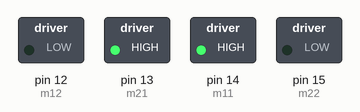
This sketch was run on a simulated Arduino Uno, built with avr-gcc and run on an emulated ATmega328P. On the bench: switched loads named in the sketch (green lamp = pin HIGH).

Above: at 0.1 s.
Timing chart, 0 to 1.6 s (numbered marks = the images above):
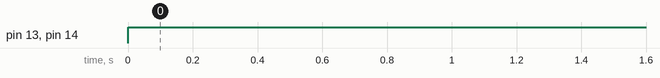

The sketch:

motor_outputs.ino
```cpp
int m11 = 14;   //Motor1 1st output
int m12 = 12;   //Motor1 2nd output
int m21 = 13;   //Motor2 1st output
int m22 = 15;  //Motor2 2nd output

void setup() {
  // initialize digital pin led as an output
  pinMode(m11, OUTPUT);
  pinMode(m12, OUTPUT);
  pinMode(m21, OUTPUT);
  pinMode(m22, OUTPUT);
}

void loop() {
  digitalWrite(m11, HIGH);   // turn the LED on
  digitalWrite(m12, LOW);   // turn the LED off
  digitalWrite(m21, HIGH);   // turn the LED on
  digitalWrite(m22, LOW);   // turn the LED off

}
```

Measured:
- by itself, pin 13 (m21), pin 14 (m11): LOW → HIGH at 0.00 s
